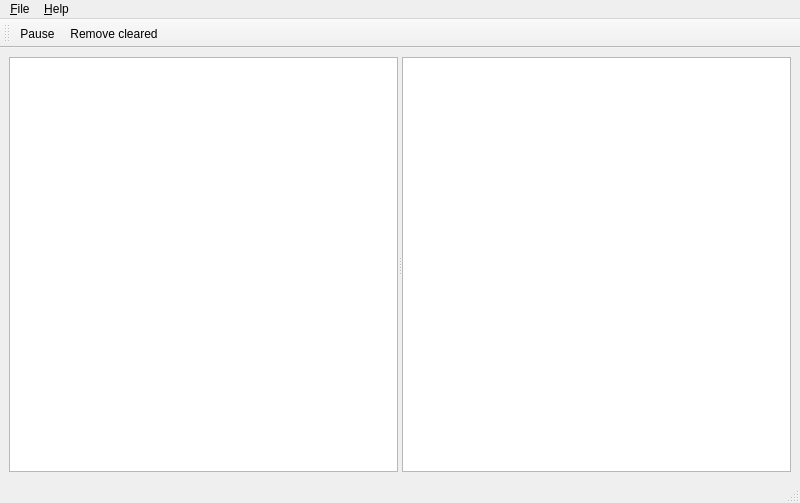
<?xml version="1.0" encoding="UTF-8"?>
<ui version="4.0">
 <class>AlarmGui</class>
 <widget class="QMainWindow" name="AlarmGui">
  <property name="geometry">
   <rect>
    <x>0</x>
    <y>0</y>
    <width>800</width>
    <height>503</height>
   </rect>
  </property>
  <property name="windowTitle">
   <string>IAS Alarm GUI</string>
  </property>
  <property name="windowIcon">
   <iconset resource="resources.qrc">
    <normaloff>:/icons/ias-logo.png</normaloff>:/icons/ias-logo.png</iconset>
  </property>
  <widget class="QWidget" name="centralwidget">
   <property name="minimumSize">
    <size>
     <width>300</width>
     <height>150</height>
    </size>
   </property>
   <layout class="QHBoxLayout" name="horizontalLayout">
    <item>
     <widget class="QSplitter" name="splitter">
      <property name="orientation">
       <enum>Qt::Horizontal</enum>
      </property>
      <widget class="QTableView" name="alarmTable">
       <property name="alternatingRowColors">
        <bool>true</bool>
       </property>
       <property name="selectionBehavior">
        <enum>QAbstractItemView::SelectRows</enum>
       </property>
       <attribute name="verticalHeaderVisible">
        <bool>false</bool>
       </attribute>
      </widget>
      <widget class="QTextEdit" name="alarmDetailsTE">
       <property name="toolTip">
        <string>Alarm details</string>
       </property>
       <property name="readOnly">
        <bool>true</bool>
       </property>
      </widget>
     </widget>
    </item>
   </layout>
  </widget>
  <widget class="QMenuBar" name="menubar">
   <property name="geometry">
    <rect>
     <x>0</x>
     <y>0</y>
     <width>800</width>
     <height>19</height>
    </rect>
   </property>
   <property name="defaultUp">
    <bool>false</bool>
   </property>
   <property name="nativeMenuBar">
    <bool>true</bool>
   </property>
   <widget class="QMenu" name="menu_File">
    <property name="title">
     <string>&amp;File</string>
    </property>
    <addaction name="action_Connect"/>
    <addaction name="actionE_xit"/>
   </widget>
   <widget class="QMenu" name="menu_Help">
    <property name="title">
     <string>&amp;Help</string>
    </property>
    <addaction name="action_About"/>
   </widget>
   <addaction name="menu_File"/>
   <addaction name="menu_Help"/>
  </widget>
  <widget class="QStatusBar" name="statusbar"/>
  <widget class="QToolBar" name="toolBar">
   <property name="windowTitle">
    <string>toolBar</string>
   </property>
   <attribute name="toolBarArea">
    <enum>TopToolBarArea</enum>
   </attribute>
   <attribute name="toolBarBreak">
    <bool>false</bool>
   </attribute>
   <addaction name="action_Pause"/>
   <addaction name="action_Remove_cleared"/>
  </widget>
  <action name="action_Connect">
   <property name="icon">
    <iconset resource="resources.qrc">
     <normaloff>:/icons/connect.png</normaloff>:/icons/connect.png</iconset>
   </property>
   <property name="text">
    <string>&amp;Connect...</string>
   </property>
   <property name="toolTip">
    <string>Connect to IAS</string>
   </property>
  </action>
  <action name="actionE_xit">
   <property name="text">
    <string>E&amp;xit</string>
   </property>
  </action>
  <action name="action_Pause">
   <property name="checkable">
    <bool>true</bool>
   </property>
   <property name="icon">
    <iconset resource="resources.qrc">
     <normaloff>:/icons/pause.png</normaloff>
     <normalon>:/icons/play.png</normalon>:/icons/pause.png</iconset>
   </property>
   <property name="text">
    <string>&amp;Pause</string>
   </property>
   <property name="toolTip">
    <string>Pause/Resume</string>
   </property>
   <property name="menuRole">
    <enum>QAction::TextHeuristicRole</enum>
   </property>
  </action>
  <action name="action_Remove_cleared">
   <property name="checkable">
    <bool>true</bool>
   </property>
   <property name="icon">
    <iconset resource="resources.qrc">
     <normaloff>:/icons/remove.png</normaloff>
     <normalon>:/icons/remove.png</normalon>:/icons/remove.png</iconset>
   </property>
   <property name="text">
    <string>&amp;Remove cleared</string>
   </property>
   <property name="toolTip">
    <string>Automatically remove cleared alarms</string>
   </property>
   <property name="menuRole">
    <enum>QAction::NoRole</enum>
   </property>
  </action>
  <action name="action_About">
   <property name="text">
    <string>&amp;About</string>
   </property>
  </action>
 </widget>
 <resources>
  <include location="resources.qrc"/>
 </resources>
 <connections>
  <connection>
   <sender>actionE_xit</sender>
   <signal>triggered()</signal>
   <receiver>AlarmGui</receiver>
   <slot>close()</slot>
   <hints>
    <hint type="sourcelabel">
     <x>-1</x>
     <y>-1</y>
    </hint>
    <hint type="destinationlabel">
     <x>399</x>
     <y>299</y>
    </hint>
   </hints>
  </connection>
 </connections>
 <slots>
  <slot>on_ConnectDialog_finished()</slot>
 </slots>
</ui>
